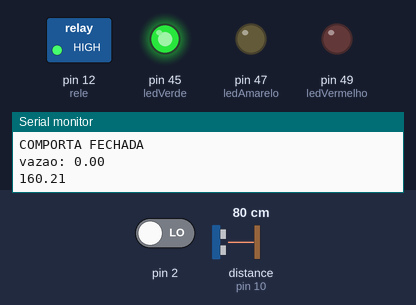
Simulated run of this sketch. Board: Arduino Mega 2560, built with avr-gcc and run on an emulated ATmega2560. On the bench: switched loads named in the sketch (green lamp = pin HIGH), output pins drawn as LEDs (lit = HIGH), the last lines printed to the serial monitor. Wiring (inferred from the names in the program): ultrasonic range finder: trigger pin 11; echo pin 10. The inputs (shaded band) are chosen by the test bench; at power-on: distance to the obstacle (sensor on pin 10) 80 cm, pin 2 LOW. The echo pulse lasts 58.3 µs per cm; pins used as bus, display or sensor lines are not drawn.

Above: at 3.8 s.
3.9 s: distance to the obstacle (sensor on pin 10) set to 10 cm
7.8 s: distance to the obstacle (sensor on pin 10) set to 7 cm
At 10.1 s:
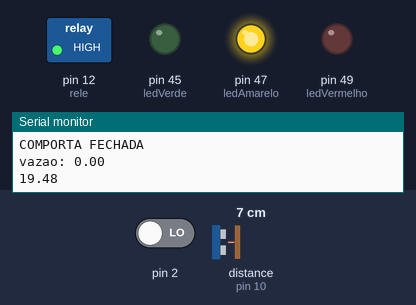
11.7 s: distance to the obstacle (sensor on pin 10) set to 3 cm
At 12.6 s:
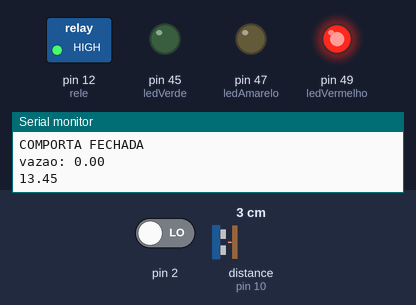
15.6 s: distance to the obstacle (sensor on pin 10) set to 18 cm
At 19.1 s:
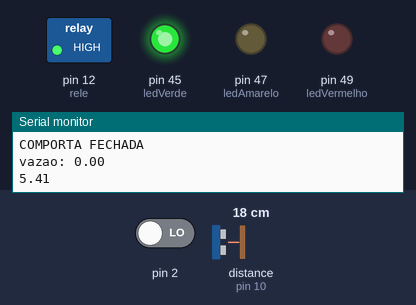
19.5 s: distance to the obstacle (sensor on pin 10) set to 2 cm
At 21.6 s:
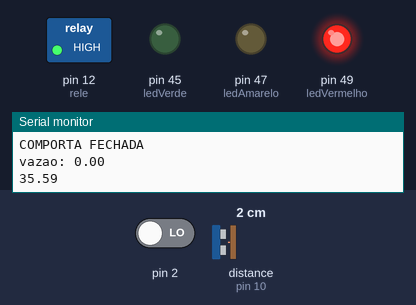
Timing chart, 0 to 23.1 s (numbered marks = the images above; inputs shaded):
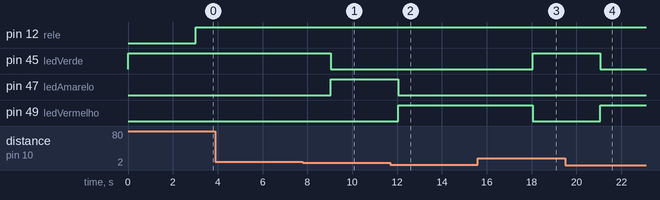

Measured:
- the behaviour switches between 9 and 8 cm on distance to the obstacle (sensor on pin 10) (found by bisection; images 0 and 1)
- the behaviour switches between 5 and 4 cm on distance to the obstacle (sensor on pin 10) (found by bisection; images 1 and 2)
- after the input at 7.8 s, pin 45 (ledVerde): HIGH → LOW after 1.2 s; pin 47 (ledAmarelo): LOW → HIGH after 1.2 s
- after the input at 11.7 s, pin 47 (ledAmarelo): HIGH → LOW after 0.34 s; pin 49 (ledVermelho): LOW → HIGH after 0.34 s
- after the input at 15.6 s, pin 45 (ledVerde): LOW → HIGH after 2.5 s; pin 49 (ledVermelho): HIGH → LOW after 2.5 s
- after the input at 19.5 s, pin 45 (ledVerde): HIGH → LOW after 1.6 s; pin 49 (ledVermelho): LOW → HIGH after 1.6 s

The sketch:

sistema_armazenamento_agua_2.0.ino
```cpp
//Projeto UPSIDE
//SISTEMA AUTOMATICO DE CAPTACAO DE AGUA DA CHUVA
/*
 *  O sistema funciona com um sensor de vazao que ativa uma solenoide,
 *  para permitir a entrada de agua. A medicao do nivel eh feita por
 *  um sensor ultrassonico, que desativa a solenoide, impedindoa a passagem
 *  da agua para o reservatorio.
 */

// include the library´s code:
//#include <LiquidCrystal.h>

float vazao; //Variável para armazenar o valor em L/min
int contaPulso; //Variável para a quantidade de pulsos

const int ultrasonico = 10; //pino ECHO
const int pingTrigger = 11; //trigger do ultrasonico
const int rele = 12; //rele para acionamento da solenoide
const int ledVerde = 45;
const int ledVermelho = 49;
const int ledAmarelo = 47;
int nivel_de_agua; //armazena o valor do nivel de agua em porcentagem
float cm;
long duration; //duracao do pulso do ultrasonico
float distance; //Ultrasonico
int k = 0; //cotador no if

//const int botton = 18; //Botão do attach do sistema

//volatile byte state = LOW; //Estado attach

// initialize the library with the numbers of the interface pins
//LiquidCrystal lcd(8, 7, 6, 5, 4, 3);

void setup()
{
  pinMode(pingTrigger, OUTPUT);
  pinMode(ultrasonico, INPUT);
  pinMode(ledVerde, OUTPUT);
  pinMode(ledVermelho, OUTPUT);
  pinMode(ledAmarelo, OUTPUT);
  //pinMode(botton, INPUT_PULLUP);
  pinMode(rele, OUTPUT);

  //Interrupção do sistema com a função bottonVariation.
  //attachInterrupt(digitalPinToInterrupt(botton), bottonVariation, RISING);

  Serial.begin(9600);

  //lcd.begin(16, 2);

  pinMode(2, INPUT);
  attachInterrupt(0, incpulso, RISING); //Configura o pino 3(Interrupção 1) interrupção
}

void loop() {

  ultra_sensor();

  vazao_sensor();

  delay(1000);

  if(vazao > 0.5 /*&& state == LOW*/ && cm > 5 ){ //AJUSTAR A CONFIGURACAO DESTE IF PARA O SENSOR DE VAZAO
    //lcd.clear();
    //lcd.setCursor(0, 0);
    Serial.println("COMPORTA ABERTA");
    //lcd.print("COMPORTA FECHADA");
    //lcd.setCursor(0, 1);
    //lcd.print("Nivel:");
    Serial.print("Vazao: ");
    //lcd.print(nivel_de_agua);
    Serial.println(vazao);
    Serial.println(cm);
    //do{
    digitalWrite(rele, LOW); //RELE EM LOW, POREM, LIGADO.
    //}while(k < 6);
    //k++;
    }

  else{
    //lcd.clear();
    //lcd.setCursor(0, 0);
    Serial.println("COMPORTA FECHADA");
    //lcd.print("COMPORTA FECHADA");
    //lcd.setCursor(0, 1);
    //lcd.print("Nivel:");
    Serial.print("vazao: ");
    //lcd.print(nivel_de_agua);
    Serial.println(vazao);
    Serial.println(cm);
    digitalWrite(rele, HIGH);
   }
}

void vazao_sensor(){

  contaPulso = 0;   //Zera a variável para contar os giros por segundos
  sei();      //Habilita interrupção
  delay (3000); //Aguarda  segundo AUMENTEI O TEMPO AQUI PRA ESTABILIZAR OS VALORES!!!!!!!!!
  cli();      //Desabilita interrupção

  vazao = contaPulso / 5.5; //Converte para L/min
  }

void ultra_sensor(){

  //ULTRASONICO
  digitalWrite(pingTrigger, LOW);
  delayMicroseconds(2);
  digitalWrite(pingTrigger, HIGH);
  delayMicroseconds(5);
  digitalWrite(pingTrigger, LOW);

  duration = pulseIn(ultrasonico, HIGH);

  //Converte o tempo em distancia
  cm = microsecondsToCentimeters(duration);

  if(cm < 8.0){
    digitalWrite(ledVermelho, HIGH);
    digitalWrite(ledAmarelo, LOW);
    digitalWrite(ledVerde, LOW);
    }

  else if(cm >= 8.0 && cm < 16.0){
    digitalWrite(ledVermelho, LOW);
    digitalWrite(ledAmarelo, HIGH);
    digitalWrite(ledVerde, LOW);
    }

  else if(cm >= 18.0){
    digitalWrite(ledVermelho, LOW);
    digitalWrite(ledAmarelo, LOW);
    digitalWrite(ledVerde, HIGH);
    }

  //para eventuais testes
  //Serial.println("Ultrasonico");
  //Serial.print(cm);
  //Serial.println();
  }

float microsecondsToCentimeters(float microseconds){
  // The speed of sound is 340 m/s or 29 microseconds per centimeter.
  // The ping travels out and back, so to find the distance of the
  // object we take half of the distance travelled.
  return (microseconds / 29) ;// 2;
}

/*void bottonVariation(){
  state = !state;
  if(state == HIGH){
  digitalWrite(led, HIGH);
  }
  else{
  digitalWrite(led, LOW);
  }
}*/

void incpulso (){
  contaPulso++; //Incrementa a variável de contagem dos pulsos
}
```
